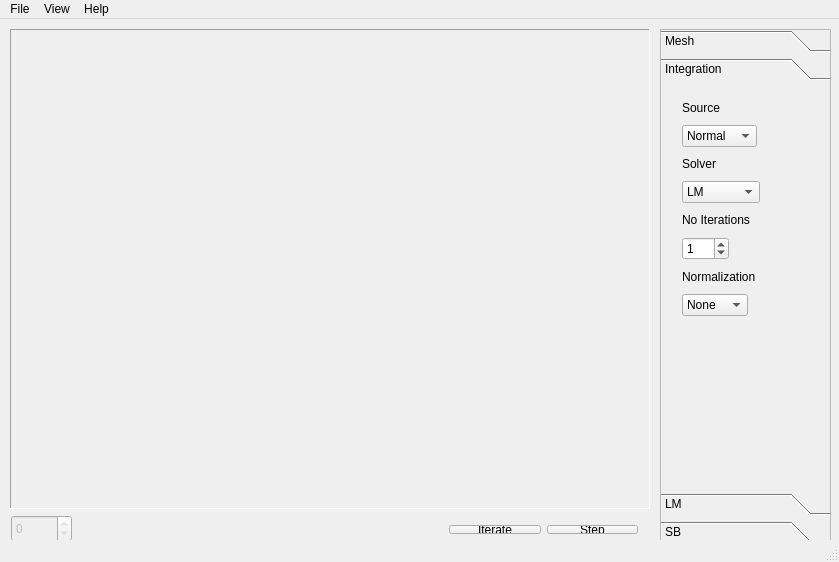
<?xml version="1.0" encoding="UTF-8"?>
<ui version="4.0">
 <class>MainWindow</class>
 <widget class="QMainWindow" name="MainWindow">
  <property name="geometry">
   <rect>
    <x>0</x>
    <y>0</y>
    <width>839</width>
    <height>562</height>
   </rect>
  </property>
  <property name="sizePolicy">
   <sizepolicy hsizetype="Minimum" vsizetype="Minimum">
    <horstretch>0</horstretch>
    <verstretch>0</verstretch>
   </sizepolicy>
  </property>
  <property name="windowTitle">
   <string>Integration</string>
  </property>
  <widget class="QWidget" name="centralWidget">
   <widget class="QLabel" name="imgLabel">
    <property name="geometry">
     <rect>
      <x>10</x>
      <y>10</y>
      <width>640</width>
      <height>480</height>
     </rect>
    </property>
    <property name="frameShape">
     <enum>QFrame::Panel</enum>
    </property>
    <property name="frameShadow">
     <enum>QFrame::Sunken</enum>
    </property>
    <property name="text">
     <string/>
    </property>
    <property name="scaledContents">
     <bool>true</bool>
    </property>
   </widget>
   <widget class="QSpinBox" name="imgSpinBox">
    <property name="enabled">
     <bool>false</bool>
    </property>
    <property name="geometry">
     <rect>
      <x>11</x>
      <y>496</y>
      <width>61</width>
      <height>27</height>
     </rect>
    </property>
    <property name="layoutDirection">
     <enum>Qt::LeftToRight</enum>
    </property>
    <property name="maximum">
     <number>0</number>
    </property>
   </widget>
   <widget class="QWidget" name="horizontalLayoutWidget">
    <property name="geometry">
     <rect>
      <x>438</x>
      <y>495</y>
      <width>211</width>
      <height>31</height>
     </rect>
    </property>
    <layout class="QHBoxLayout" name="controlLayout">
     <item>
      <widget class="QPushButton" name="iterateButton">
       <property name="text">
        <string>Iterate</string>
       </property>
      </widget>
     </item>
     <item>
      <widget class="QPushButton" name="stepButton">
       <property name="text">
        <string>Step</string>
       </property>
      </widget>
     </item>
    </layout>
   </widget>
   <widget class="QToolBox" name="prefToolBox">
    <property name="geometry">
     <rect>
      <x>660</x>
      <y>10</y>
      <width>171</width>
      <height>515</height>
     </rect>
    </property>
    <property name="frameShape">
     <enum>QFrame::StyledPanel</enum>
    </property>
    <property name="frameShadow">
     <enum>QFrame::Sunken</enum>
    </property>
    <property name="currentIndex">
     <number>1</number>
    </property>
    <widget class="QWidget" name="meshPage">
     <property name="geometry">
      <rect>
       <x>0</x>
       <y>0</y>
       <width>169</width>
       <height>389</height>
      </rect>
     </property>
     <attribute name="label">
      <string>Mesh</string>
     </attribute>
     <widget class="QWidget" name="verticalLayoutWidget_3">
      <property name="geometry">
       <rect>
        <x>10</x>
        <y>0</y>
        <width>241</width>
        <height>251</height>
       </rect>
      </property>
      <layout class="QVBoxLayout" name="meshLayout">
       <item>
        <widget class="QLabel" name="uniRefLabel">
         <property name="text">
          <string>Uniform Refinement</string>
         </property>
        </widget>
       </item>
       <item>
        <widget class="QPushButton" name="refineButton">
         <property name="sizePolicy">
          <sizepolicy hsizetype="Fixed" vsizetype="Fixed">
           <horstretch>0</horstretch>
           <verstretch>0</verstretch>
          </sizepolicy>
         </property>
         <property name="text">
          <string>Refine</string>
         </property>
        </widget>
       </item>
       <item>
        <widget class="QLabel" name="edgeLabel">
         <property name="text">
          <string>Edge Collapse</string>
         </property>
        </widget>
       </item>
       <item>
        <layout class="QHBoxLayout" name="horizontalLayout">
         <item>
          <widget class="QLineEdit" name="edgeEdit">
           <property name="sizePolicy">
            <sizepolicy hsizetype="Fixed" vsizetype="Fixed">
             <horstretch>0</horstretch>
             <verstretch>0</verstretch>
            </sizepolicy>
           </property>
           <property name="text">
            <string>5.0</string>
           </property>
          </widget>
         </item>
         <item>
          <widget class="QPushButton" name="edgeButton">
           <property name="sizePolicy">
            <sizepolicy hsizetype="Fixed" vsizetype="Fixed">
             <horstretch>0</horstretch>
             <verstretch>0</verstretch>
            </sizepolicy>
           </property>
           <property name="text">
            <string>Collapse</string>
           </property>
          </widget>
         </item>
        </layout>
       </item>
       <item>
        <widget class="QLabel" name="laplaceMeshSmoothLabel">
         <property name="text">
          <string>Laplacian Smooth</string>
         </property>
        </widget>
       </item>
       <item>
        <layout class="QHBoxLayout" name="horizontalLayout_2">
         <item>
          <widget class="QSpinBox" name="laplacianMeshSmoothSpinBox">
           <property name="sizePolicy">
            <sizepolicy hsizetype="Fixed" vsizetype="Fixed">
             <horstretch>0</horstretch>
             <verstretch>0</verstretch>
            </sizepolicy>
           </property>
           <property name="value">
            <number>3</number>
           </property>
          </widget>
         </item>
         <item>
          <widget class="QPushButton" name="laplacianMeshSmoothButton">
           <property name="sizePolicy">
            <sizepolicy hsizetype="Fixed" vsizetype="Fixed">
             <horstretch>0</horstretch>
             <verstretch>0</verstretch>
            </sizepolicy>
           </property>
           <property name="text">
            <string>Smooth</string>
           </property>
          </widget>
         </item>
        </layout>
       </item>
       <item>
        <widget class="QLabel" name="visToleranceLabel">
         <property name="text">
          <string>Visibility Tolerance</string>
         </property>
        </widget>
       </item>
       <item>
        <widget class="QLineEdit" name="visToleranceEdit">
         <property name="sizePolicy">
          <sizepolicy hsizetype="Fixed" vsizetype="Fixed">
           <horstretch>0</horstretch>
           <verstretch>0</verstretch>
          </sizepolicy>
         </property>
         <property name="text">
          <string>0.1</string>
         </property>
        </widget>
       </item>
      </layout>
     </widget>
    </widget>
    <widget class="QWidget" name="intPage">
     <property name="geometry">
      <rect>
       <x>0</x>
       <y>0</y>
       <width>169</width>
       <height>389</height>
      </rect>
     </property>
     <attribute name="label">
      <string>Integration</string>
     </attribute>
     <widget class="QWidget" name="verticalLayoutWidget_6">
      <property name="geometry">
       <rect>
        <x>10</x>
        <y>0</y>
        <width>101</width>
        <height>241</height>
       </rect>
      </property>
      <layout class="QVBoxLayout" name="intLayout">
       <item>
        <widget class="QLabel" name="intSourcelabel">
         <property name="text">
          <string>Source</string>
         </property>
        </widget>
       </item>
       <item>
        <widget class="QComboBox" name="intSourceComboBox">
         <property name="sizePolicy">
          <sizepolicy hsizetype="Fixed" vsizetype="Fixed">
           <horstretch>0</horstretch>
           <verstretch>0</verstretch>
          </sizepolicy>
         </property>
         <property name="currentIndex">
          <number>0</number>
         </property>
         <item>
          <property name="text">
           <string>Normal</string>
          </property>
         </item>
         <item>
          <property name="text">
           <string>Deflecto</string>
          </property>
         </item>
         <item>
          <property name="text">
           <string>Intrinsic</string>
          </property>
         </item>
        </widget>
       </item>
       <item>
        <widget class="QLabel" name="solverLabel">
         <property name="text">
          <string>Solver</string>
         </property>
        </widget>
       </item>
       <item>
        <widget class="QComboBox" name="solverComboBox">
         <property name="sizePolicy">
          <sizepolicy hsizetype="Fixed" vsizetype="Fixed">
           <horstretch>0</horstretch>
           <verstretch>0</verstretch>
          </sizepolicy>
         </property>
         <item>
          <property name="text">
           <string>LM</string>
          </property>
         </item>
         <item>
          <property name="text">
           <string>SB</string>
          </property>
         </item>
         <item>
          <property name="text">
           <string>Gradient</string>
          </property>
         </item>
        </widget>
       </item>
       <item>
        <widget class="QLabel" name="niterOuterLabel">
         <property name="text">
          <string>No Iterations</string>
         </property>
        </widget>
       </item>
       <item>
        <widget class="QSpinBox" name="niterOuterSpinBox">
         <property name="sizePolicy">
          <sizepolicy hsizetype="Fixed" vsizetype="Fixed">
           <horstretch>0</horstretch>
           <verstretch>0</verstretch>
          </sizepolicy>
         </property>
         <property name="maximum">
          <number>500</number>
         </property>
         <property name="value">
          <number>1</number>
         </property>
        </widget>
       </item>
       <item>
        <widget class="QLabel" name="normalizationLabel">
         <property name="text">
          <string>Normalization</string>
         </property>
        </widget>
       </item>
       <item>
        <widget class="QComboBox" name="normalizationComboBox">
         <property name="sizePolicy">
          <sizepolicy hsizetype="Fixed" vsizetype="Fixed">
           <horstretch>0</horstretch>
           <verstretch>0</verstretch>
          </sizepolicy>
         </property>
         <property name="currentIndex">
          <number>3</number>
         </property>
         <item>
          <property name="text">
           <string>Mean</string>
          </property>
         </item>
         <item>
          <property name="text">
           <string>Grow</string>
          </property>
         </item>
         <item>
          <property name="text">
           <string>Shrink</string>
          </property>
         </item>
         <item>
          <property name="text">
           <string>None</string>
          </property>
         </item>
        </widget>
       </item>
      </layout>
     </widget>
    </widget>
    <widget class="QWidget" name="lmPage">
     <property name="geometry">
      <rect>
       <x>0</x>
       <y>0</y>
       <width>169</width>
       <height>389</height>
      </rect>
     </property>
     <attribute name="label">
      <string>LM</string>
     </attribute>
     <widget class="QWidget" name="verticalLayoutWidget_5">
      <property name="geometry">
       <rect>
        <x>10</x>
        <y>0</y>
        <width>148</width>
        <height>121</height>
       </rect>
      </property>
      <layout class="QVBoxLayout" name="lmLayout">
       <item>
        <widget class="QLabel" name="linSolveStepsLabel">
         <property name="text">
          <string>CGLS Steps</string>
         </property>
        </widget>
       </item>
       <item>
        <widget class="QSpinBox" name="linSolveStepsSpinBox">
         <property name="sizePolicy">
          <sizepolicy hsizetype="Fixed" vsizetype="Fixed">
           <horstretch>0</horstretch>
           <verstretch>0</verstretch>
          </sizepolicy>
         </property>
         <property name="maximum">
          <number>500</number>
         </property>
         <property name="value">
          <number>12</number>
         </property>
        </widget>
       </item>
       <item>
        <widget class="QLabel" name="lmLabel">
         <property name="text">
          <string>Regularizer Weight</string>
         </property>
        </widget>
       </item>
       <item>
        <widget class="QLineEdit" name="lmEdit">
         <property name="sizePolicy">
          <sizepolicy hsizetype="Fixed" vsizetype="Fixed">
           <horstretch>0</horstretch>
           <verstretch>0</verstretch>
          </sizepolicy>
         </property>
         <property name="text">
          <string>1.0</string>
         </property>
        </widget>
       </item>
      </layout>
     </widget>
    </widget>
    <widget class="QWidget" name="sbPage">
     <property name="geometry">
      <rect>
       <x>0</x>
       <y>0</y>
       <width>169</width>
       <height>389</height>
      </rect>
     </property>
     <attribute name="label">
      <string>SB</string>
     </attribute>
     <widget class="QWidget" name="verticalLayoutWidget_4">
      <property name="geometry">
       <rect>
        <x>10</x>
        <y>0</y>
        <width>148</width>
        <height>241</height>
       </rect>
      </property>
      <layout class="QVBoxLayout" name="sbLayout">
       <item>
        <widget class="QLabel" name="niterSBLabel">
         <property name="text">
          <string>No Iterations</string>
         </property>
        </widget>
       </item>
       <item>
        <widget class="QSpinBox" name="niterSBSpinBox">
         <property name="sizePolicy">
          <sizepolicy hsizetype="Fixed" vsizetype="Fixed">
           <horstretch>0</horstretch>
           <verstretch>0</verstretch>
          </sizepolicy>
         </property>
         <property name="maximum">
          <number>500</number>
         </property>
         <property name="value">
          <number>10</number>
         </property>
        </widget>
       </item>
       <item>
        <widget class="QLabel" name="sbLinSolveStepsLabel">
         <property name="text">
          <string>CGLS Steps</string>
         </property>
        </widget>
       </item>
       <item>
        <widget class="QSpinBox" name="sbLinSolveStepsSpinBox">
         <property name="sizePolicy">
          <sizepolicy hsizetype="Fixed" vsizetype="Fixed">
           <horstretch>0</horstretch>
           <verstretch>0</verstretch>
          </sizepolicy>
         </property>
         <property name="maximum">
          <number>500</number>
         </property>
         <property name="value">
          <number>1</number>
         </property>
        </widget>
       </item>
       <item>
        <widget class="QLabel" name="muLabel">
         <property name="text">
          <string>Regularizer Weight</string>
         </property>
        </widget>
       </item>
       <item>
        <widget class="QLineEdit" name="muEdit">
         <property name="sizePolicy">
          <sizepolicy hsizetype="Fixed" vsizetype="Fixed">
           <horstretch>0</horstretch>
           <verstretch>0</verstretch>
          </sizepolicy>
         </property>
         <property name="text">
          <string>10.0</string>
         </property>
        </widget>
       </item>
       <item>
        <widget class="QLabel" name="lambdaLabel">
         <property name="text">
          <string>Constraint Weight</string>
         </property>
        </widget>
       </item>
       <item>
        <widget class="QLineEdit" name="lambdaEdit">
         <property name="sizePolicy">
          <sizepolicy hsizetype="Fixed" vsizetype="Fixed">
           <horstretch>0</horstretch>
           <verstretch>0</verstretch>
          </sizepolicy>
         </property>
         <property name="text">
          <string>1.0</string>
         </property>
        </widget>
       </item>
      </layout>
     </widget>
    </widget>
   </widget>
  </widget>
  <widget class="QMenuBar" name="menuBar">
   <property name="geometry">
    <rect>
     <x>0</x>
     <y>0</y>
     <width>839</width>
     <height>25</height>
    </rect>
   </property>
   <widget class="QMenu" name="menuFile">
    <property name="title">
     <string>File</string>
    </property>
    <addaction name="actionOpen_View"/>
    <addaction name="actionLoad_Mesh"/>
    <addaction name="actionReload"/>
    <addaction name="separator"/>
    <addaction name="actionSave_Mesh"/>
    <addaction name="separator"/>
    <addaction name="actionClose_Current"/>
    <addaction name="actionExit"/>
   </widget>
   <widget class="QMenu" name="menuHelp">
    <property name="title">
     <string>Help</string>
    </property>
    <addaction name="actionAbout"/>
   </widget>
   <widget class="QMenu" name="menuView">
    <property name="title">
     <string>View</string>
    </property>
    <addaction name="action3D_Scene"/>
    <addaction name="actionError"/>
   </widget>
   <addaction name="menuFile"/>
   <addaction name="menuView"/>
   <addaction name="menuHelp"/>
  </widget>
  <widget class="QStatusBar" name="statusBar"/>
  <action name="actionExit">
   <property name="text">
    <string>Exit</string>
   </property>
  </action>
  <action name="actionOpen_View">
   <property name="text">
    <string>Load Views...</string>
   </property>
  </action>
  <action name="actionLoad_Mesh">
   <property name="text">
    <string>Load Mesh...</string>
   </property>
  </action>
  <action name="actionSave_Mesh">
   <property name="text">
    <string>Save Mesh...</string>
   </property>
  </action>
  <action name="actionClose_Current">
   <property name="text">
    <string>Close Current</string>
   </property>
  </action>
  <action name="actionReload">
   <property name="text">
    <string>Reload</string>
   </property>
  </action>
  <action name="actionAbout">
   <property name="text">
    <string>About...</string>
   </property>
  </action>
  <action name="actionSave_target_field">
   <property name="text">
    <string>Save Target Field...</string>
   </property>
  </action>
  <action name="actionSave_Depth_Map">
   <property name="text">
    <string>Save Depth Map...</string>
   </property>
  </action>
  <action name="action3D_Scene">
   <property name="text">
    <string>3D Scene...</string>
   </property>
  </action>
  <action name="actionError">
   <property name="text">
    <string>Error</string>
   </property>
  </action>
 </widget>
 <layoutdefault spacing="6" margin="11"/>
 <resources/>
 <connections/>
</ui>
